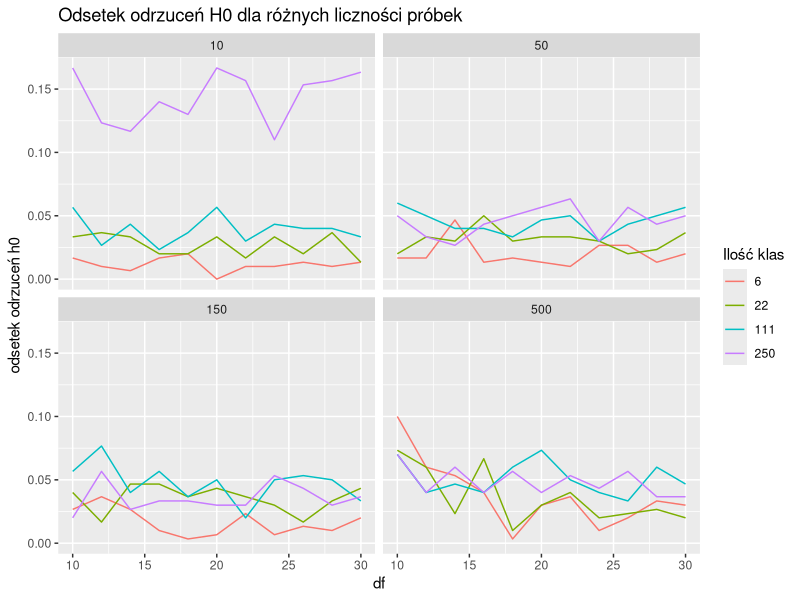

The R source for this figure: (Note: a time limit stopped this script after it produced the figure.)
## ---- chunk 1
knitr::opts_chunk$set(echo = TRUE)
library(dplyr)
library(ggplot2)
library(tidyr)
## ---- chunk 2
#ilość symulacji
N <- 1000
#stopnie swobody
dfs <- seq(10, 30, by = 2)
#długość próby
lengths <- c(10,50,150,500)
#liczba klas
klasy<-c(6,22,111,250)

params <- expand.grid(df = dfs, length = lengths,klasy=klasy)


## ---- chunk 3
chi2<-function(df,n,klasy){
  dane<-rt(n,df)
  k<-numeric(0)
  for (x in 0:klasy)
  {
    x<-qnorm(x/klasy, mean = mean(dane), sd = sd(dane))
    k<-c(k,x)
  }
  df<-data.frame("dolna_gr"=k[1:klasy], "gorna_gr"=k[2:(klasy+1)])
  head(df,5)
  n<-numeric(0)
  for(i in 1:klasy)
  {
    n<-c(n,length(dane[dane>k[i] & dane<k[i+1]])) 
  }
  df<-data.frame("dolna_gr"=k[1:klasy], "gorna_gr"=k[2:(klasy+1)],"n"= n[1:klasy])
  return(df$n)
  
}


chi2moc<-function(df,n,klasy,K){
  
  mean(sapply(1:K,function(i)  chisq.test(chi2(df,n,klasy))$p.value<0.05))
}

## ---- chunk 4
wyniki<-c()
dlugosc<-c(1:nrow(params))
for(i in dlugosc){
  wyniki[i]<-chi2moc(params[i,1],params[i,2],params[i,3],300)
}



params<-cbind(params,"chi2"=wyniki)

## ---- chunk 5
ggplot(params,aes(x=df,y=chi2,color = factor(klasy)))+
  geom_line()+
  facet_wrap(~ length, nrow = 2)+
  labs(color="Ilość klas",
       y="odsetek odrzuceń h0",
       title="Odsetek odrzuceń H0 dla różnych liczności próbek")
## ---- chunk 6
#ilość symulacji
N <- 1000
#stopnie swobody
dfs <- seq(40, 65, by = 2)
#długość próby
lengths <- c(10,20,150,500)
#liczba klas
klasy<-c(10,100,300,500)

params <- expand.grid(df = dfs, length = lengths,klasy=klasy)


## ---- chunk 7
wyniki<-c()
dlugosc<-c(1:nrow(params))
for(i in dlugosc){
  wyniki[i]<-chi2moc(params[i,1],params[i,2],params[i,3],300)
}



params<-cbind(params,"chi2"=wyniki)

## ---- chunk 8
ggplot(params,aes(x=df,y=chi2,color = factor(klasy)))+
  geom_line()+
  facet_wrap(~ length, nrow = 2)+
  labs(color="Ilość klas",
       y="odsetek odrzuceń h0",
       title="Odsetek odrzuceń H0 dla różnych liczności próbek")
